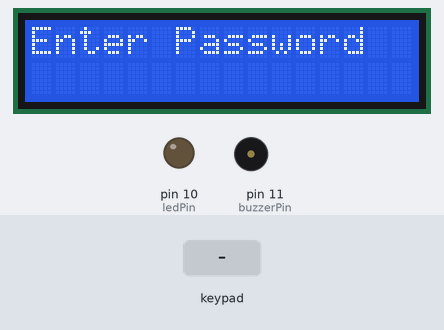
A sketch run on a simulated Arduino Uno, built with avr-gcc and run on an emulated ATmega328P. Parts: 16×2 character LCD, output pins drawn as LEDs (lit = HIGH), buzzer (waves = sounding). Inputs (shaded band) come from the test bench. EEPROM starts erased.

Above: at 1.2 s.
1.3 s: keypad keys 1 2 3 4 # pressed 0.4 s apart
At 1.9 s:
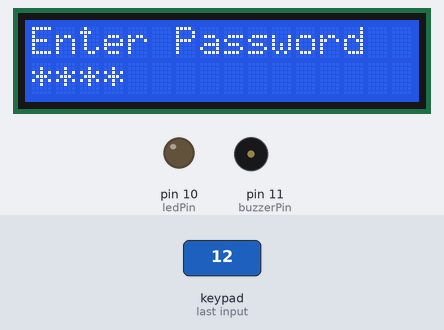
5.9 s: key '#' pressed
At 7.2 s:
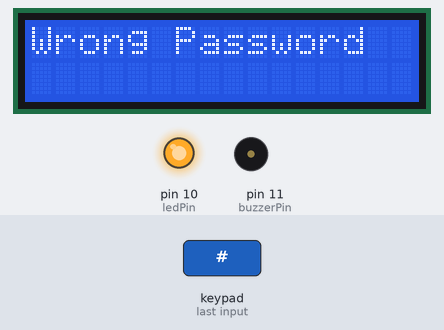
8.9 s: key '*' pressed
At 9.5 s:
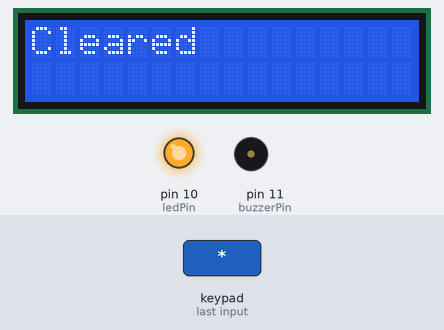
11.2 s: keypad keys 1 2 3 4 A pressed 0.4 s apart
At 13.6 s:
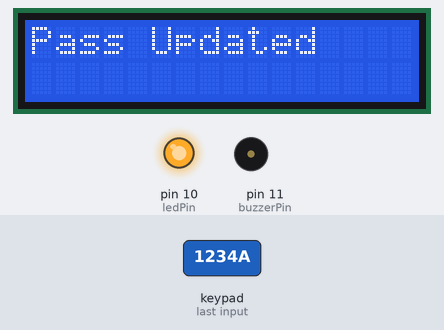
15.3 s: key '1' pressed
At 15.8 s:
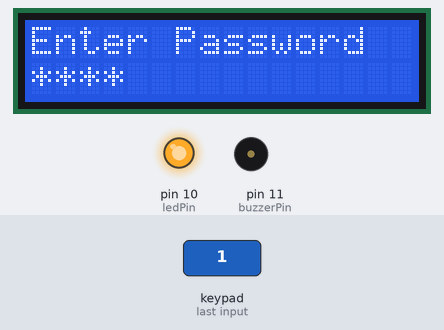
16.8 s: key 'A' pressed
At 17.5 s:
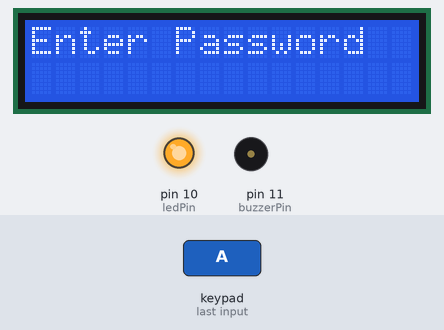
Timing chart, 0 to 19.3 s (numbered marks = the images above; inputs shaded):
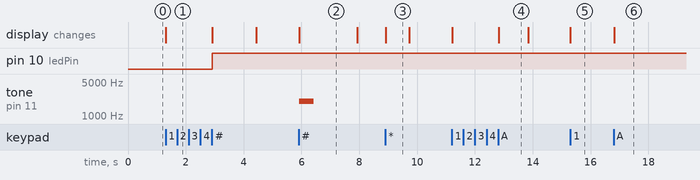

The sketch:

code.ino
```cpp
#include <Keypad.h>
#include <LiquidCrystal_I2C.h>
#include <EEPROM.h>
LiquidCrystal_I2C lcd(0x27, 16, 2);
const byte ROWS = 4;
const byte COLS = 4;
char keys[ROWS][COLS] = {
  {'1','2','3','A'},
  {'4','5','6','B'},
  {'7','8','9','C'},
  {'*','0','#','D'}
};
byte rowPins[ROWS] = {9, 8, 7, 6};
byte colPins[COLS] = {5, 4, 3, 2};
Keypad keypad = Keypad(makeKeymap(keys), rowPins, colPins, ROWS, COLS);
#define ledPin 10
#define buzzerPin 11
String input = "";
String storedPassword = "";

void setup() {
  lcd.init();
  lcd.backlight();
  pinMode(ledPin, OUTPUT);
  pinMode(buzzerPin, OUTPUT);
  for (int i = 0; i < 4; i++) {
    char c = EEPROM.read(i);
    if (c >= '0' && c <= '9') storedPassword += c;
  }

  if (storedPassword.length() != 4) {
    storedPassword = "1234";
    for (int i = 0; i < 4; i++) {
      EEPROM.write(i, storedPassword[i]);
    }
  }

  lcd.setCursor(0,0);
  lcd.print("Enter Password");
}

void loop() {
  char key = keypad.getKey();
  if (key) {
    if (key == '#') {
      lcd.clear();
      if (input == storedPassword) {
        lcd.print("Access Granted");
        digitalWrite(ledPin, HIGH);
      }
      else {
        lcd.print("Wrong Password");
        tone(buzzerPin, 2000);
        delay(500);
        noTone(buzzerPin);
      }
      delay(1500);
      input = "";
      lcd.clear();
      lcd.print("Enter Password");
    }
    else if (key == '*') {
      input = "";
      lcd.clear();
      lcd.print("Cleared");
      delay(800);
      lcd.clear();
      lcd.print("Enter Password");
    }

    else if (key == 'A') {
      if (input.length() == 4) {
        for (int i = 0; i < 4; i++) {
          EEPROM.write(i, input[i]);
        }
        storedPassword = input;
        lcd.clear();
        lcd.print("Pass Updated");
        delay(1000);
      }
      input = "";
      lcd.clear();
      lcd.print("Enter Password");
    }
    else {
      input += key;

      lcd.setCursor(0,1);
      lcd.print("****");
    }
  }
}
```

Measured:
- after the input at 1.3 s, pin 10 (ledPin): LOW → HIGH after 1.6 s; the display: changes at once (image 1)
- after the input at 5.9 s, tone on pin 11 (buzzerPin): silent → 2000 Hz at once, → silent 0.50 s later; the display: changes at once (image 2)
- after the input at 8.9 s, the display: changes at once (image 3)
- after the input at 11.2 s, the display: first changes at once (image 4 shows a later state)
- after the input at 15.3 s, the display: changes at once (image 5)
- after the input at 16.8 s, the display: changes at once (image 6)
- what the display in image 2 shows lasts 2.0 s, from 5.9 s to 7.9 s
